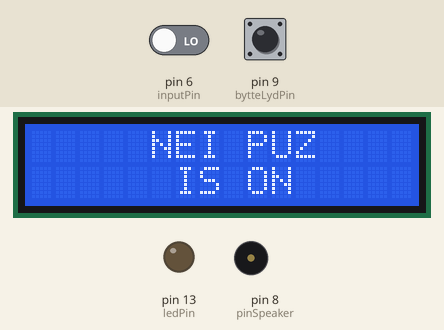
Recording of a sketch running on a simulated Arduino Uno, built with avr-gcc and run on an emulated ATmega328P. On the bench: 16×2 character LCD, output pins drawn as LEDs (lit = HIGH), buzzer (waves = sounding). The inputs (shaded band) are chosen by the test bench; at power-on: pin 6 (inputPin) LOW, pin 9 (bytteLydPin) HIGH. What the sketch prints to the serial monitor is not drawn.

Above: at 4.6 s.
4.7 s: pin 6 (inputPin) driven HIGH
At 5.07 s:
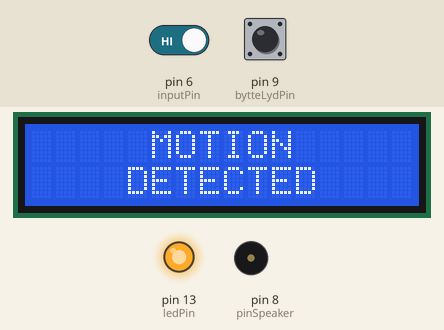
6.5 s: pin 9 (bytteLydPin) pulled LOW for 3.2 s
At 9.8 s:
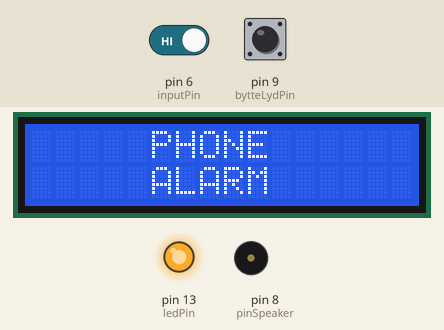
11.2 s: pin 9 (bytteLydPin) pulled LOW for 0.15 s
At 12.2 s:
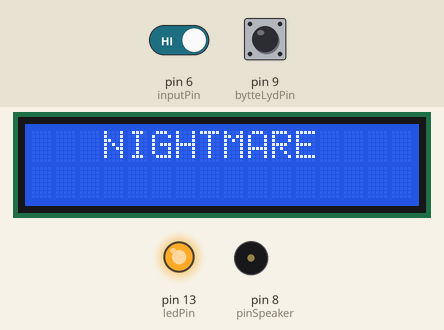
12.8 s: pin 6 (inputPin) driven LOW
At 13.9 s:
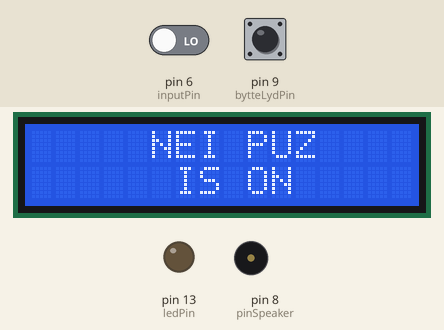
14.8 s: pin 9 (bytteLydPin) pulled LOW for 1 s
At 15.4 s:
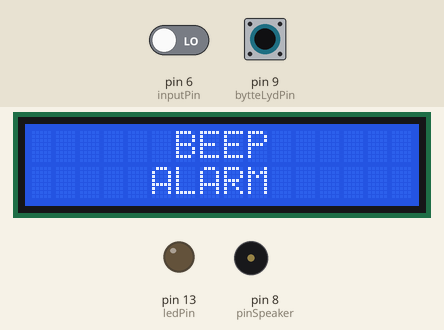
18.5 s: pin 9 (bytteLydPin) pulled LOW for 0.15 s
At 19.2 s:
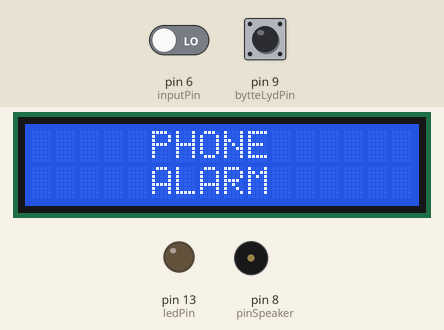
Timing chart, 0 to 21.5 s (numbered marks = the images above; inputs shaded):
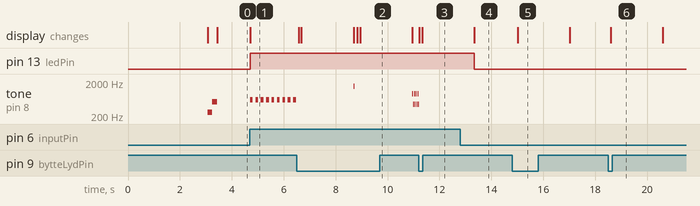

Measured:
- after the input at 4.7 s, pin 13 (ledPin): LOW → HIGH at once; tone on pin 8 (pinSpeaker): alternates 600 Hz for 0.10 s and silent for 0.11 s, starting at once; the display: changes at once (image 1)
- after the input at 6.5 s, the display: first changes after 0.08 s (image 2 shows a later state)
- after the input at 11.2 s, tone on pin 8 (pinSpeaker): goes on until 11.2 s, then stays silent
- after the input at 12.8 s, pin 13 (ledPin): HIGH → LOW after 0.54 s; tone on pin 8 (pinSpeaker): stops changing and stays silent; the display: changes after 0.54 s (image 4)
- after the input at 14.8 s, the display: changes after 0.21 s (image 5)
- after the input at 18.5 s, the display: changes after 0.11 s (image 6)

The sketch:

duppioEz.ino
```cpp
#include <LiquidCrystal.h>


LiquidCrystal lcd(12,11,5,4,3,2);

const int inputPin = 6;     //Motion sensor
const int onOff = 7;        //Pushbutton to turn Duppio on and off
const int pinSpeaker = 8;   //Speaker
const int bytteLydPin = 9;  //Pushbutton to change the chosen sound
const int ledPin = 13;      //LED only used for earlier testing phases, which indicates whether Duppio is on/off and if motion is detected

int pirState = LOW;         //State of the motion sensor component (LOW = no motion / HIGH = motion detected)
int val = 0;                //Variable for reading the pin status
int switchState = 1;        //Variable that checks when the pushbutton "bytteLydPin" is pressed
int antTrykk = 0;           //Counter variable that determines the value of "whatSound"
int whatSound = 1;          //Variable that determins which sound to release (value "1" is default when Duppio turns on)


void setup() {
  pinMode(ledPin, OUTPUT);
  pinMode(inputPin, INPUT);
  pinMode(pinSpeaker, OUTPUT);
  pinMode(bytteLydPin, INPUT);
  pinMode(onOff, INPUT);

  lcd.begin(16,2);
  lcd.setCursor(4,0);
  lcd.print("STARTING");
  delay(3000);  //A short delay to prolong the text's presence
  lcd.clear();
  Serial.begin(9600);
  on();
}


/*
 * Everything occurs in the "loop" method and
 * this is also where all the other methods will be called upon.
 */
void loop(){

  digitalWrite(bytteLydPin, HIGH);
  switchState = digitalRead(bytteLydPin);

  //Counter that tells how many times the pushbutton "bytteLydPin" has been pressed.
  //It serves the purpose of allowing the changing of released sound from Duppio when something is detected.
  //(Counter resets if Duppio is set to turn off)
  if(switchState == LOW){
    delay(100);
    antTrykk++;
    byttLyd(antTrykk);
    Serial.print(antTrykk);
    if(antTrykk >= 4){
      antTrykk = 0;
    }
  }

  //Output message on LCD display
  lcd.setCursor(5,0);
  lcd.print("NEI PUZ");
  lcd.setCursor(6,2);
  lcd.print("IS ON");

  val = digitalRead(inputPin);    //Reads the motion detector's value

  if (val == HIGH) {              //Checks if the motion detector gives the input: HIGH
    digitalWrite(ledPin, HIGH);   //turn LED ON (was used for earlier testing phases)
    alarm(whatSound);

      if (pirState == LOW) {
        //Prints a message in the LCD (used for earlier tests)
        Serial.println("Motion detected!");
        lcd.setCursor(5,0);
        lcd.print("Motion");
        lcd.setCursor(4,2);
        lcd.print("Detected");
        pirState = HIGH;
      }

  } else {
    digitalWrite(ledPin, LOW);  //turn LED OFF

    if (pirState == HIGH){
    //Prints a message in the LCD (used for earlier tests)
    Serial.println("Motion ended!");
    pirState = LOW;
    }
  }
}


/*
 * This method uses "whatSound" as parameter to determine which if-sentence should be used.
 * There is an if sentence for each tone (1, 2, 3, 4) that also outputs a message on the LCD.
 * The program will pass through the same tone as long as motion is being detected and the chosen sounds hasn't been changed (with a small delay).
 *
 */
void alarm(int whatSound){

  if(whatSound == 1){
    lcd.clear();
    tone(pinSpeaker, 600);
    lcd.setCursor(5,0);
    lcd.print("MOTION");
    lcd.setCursor(4,2);
    lcd.print("DETECTED");
    delay(100);
    noTone(pinSpeaker);
    delay(100);
    lcd.clear();
  }

  if(whatSound == 2){
    lcd.clear();
    tone(pinSpeaker, 1500);
    lcd.setCursor(5,0);
    lcd.print("MOTION");
    lcd.setCursor(4,2);
    lcd.print("DETECTED");
    delay(50);
    noTone(pinSpeaker);
    delay(100);
    lcd.clear();
  }

  if(whatSound == 3){
    lcd.clear();
    tone(pinSpeaker, 900);
    lcd.setCursor(5,0);
    lcd.print("MOTION");
    lcd.setCursor(4,2);
    lcd.print("DETECTED");
    delay(25);
    tone(pinSpeaker, 450);
    delay(25);
    noTone(pinSpeaker);
    delay(10);
    lcd.clear();
  }

  if(whatSound == 4){
    lcd.clear();
    tone(pinSpeaker,10000);
    lcd.setCursor(5,0);
    lcd.print("MOTION");
    lcd.setCursor(4,2);
    lcd.print("DETECTED");
    delay(100);
    noTone(pinSpeaker);
    delay(100);
    lcd.clear();
  }
}


/*
 * This method causes a short sound notification once Duppio turns on.
 */
void on(){
  tone(pinSpeaker, 261);
  delay(180);
  tone(pinSpeaker, 523);
  delay(200);
  noTone(pinSpeaker);
}

/*
 * Takes "ant" as a parameter then according to the value "ant" has,
 * a message will be shown on the LCD aswell as the value of "whatSound" will be changed.
 * The value of "whatSound" will be used as a parameter in the method "alarm".
 */
void byttLyd(int ant){
  int tall = ant;
  lcd.clear();

  if(tall == 0){
    lcd.setCursor(4,0);
    lcd.print("STANDARD");
    lcd.setCursor(5,2);
    lcd.print("ALARM");
    delay(1500);
    lcd.clear();
    whatSound = 1;
  }

  if(tall == 1){
    lcd.clear();
    lcd.setCursor(6,0);
    lcd.print("BEEP");
    lcd.setCursor(5,2);
    lcd.print("ALARM");
    delay(2000);
    lcd.clear();
    whatSound = 2;
  }

  if(tall == 2){
    lcd.clear();
    lcd.setCursor(5,0);
    lcd.print("PHONE");
    lcd.setCursor(5,2);
    lcd.print("ALARM");
    delay(2000);
    lcd.clear();
    whatSound = 3;
  }

  if(tall == 3){
    lcd.clear();
    lcd.setCursor(3,0);
    lcd.print("NIGHTMARE");
    delay(2000);
    lcd.clear();
    whatSound = 4;
  }
}
```
